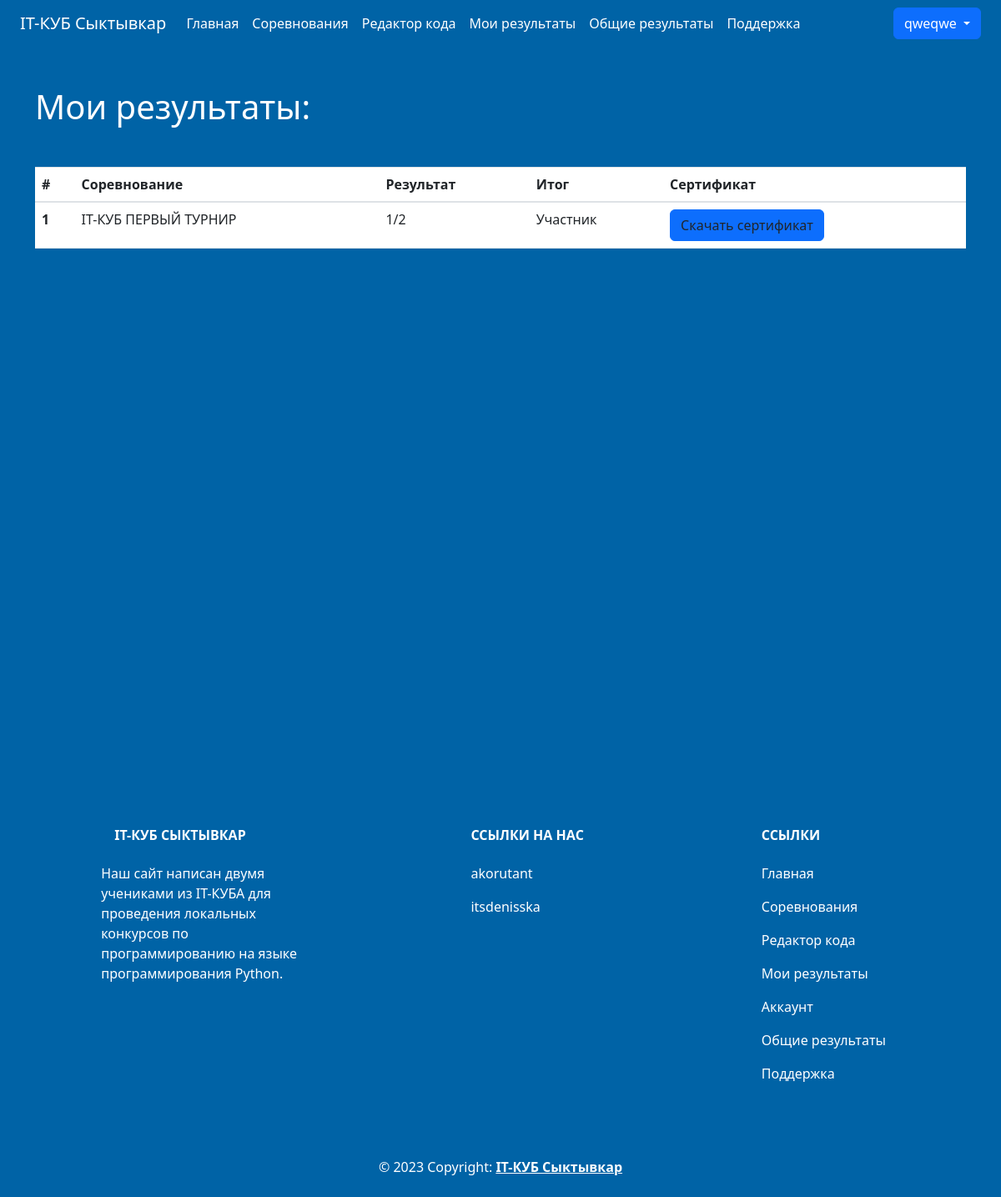
/results/2 (signed in), run on the app's committed database.
### data/users.py (models this page shows, shortened)
class User(SqlAlchemyBase, UserMixin):
    __tablename__ = 'users'
    id = sqlalchemy.Column(sqlalchemy.Integer,
                           primary_key=True, autoincrement=True)
    login = sqlalchemy.Column(sqlalchemy.String, nullable=False)
    firstname = sqlalchemy.Column(sqlalchemy.String, nullable=False)
    surname = sqlalchemy.Column(sqlalchemy.String, nullable=False)
    patronymic = sqlalchemy.Column(sqlalchemy.String, nullable=False)
    job_title = sqlalchemy.Column(sqlalchemy.String, nullable=False)
    email = sqlalchemy.Column(sqlalchemy.String,
                              index=True, unique=True, nullable=False)
    hashed_password = sqlalchemy.Column(sqlalchemy.String, nullable=False)
    count_contests = sqlalchemy.Column(sqlalchemy.Integer, nullable=False, default=0)
    count_wins = sqlalchemy.Column(sqlalchemy.Integer, nullable=False, default=0)
    avatar = sqlalchemy.Column(sqlalchemy.String, nullable=True)
    created_date = sqlalchemy.Column(sqlalchemy.DateTime,
                                     default=datetime.now)
    contest_results = orm.relationship('ContestResults', backref='user')

### data/contest_results.py (models this page shows)
class ContestResults(SqlAlchemyBase):
    __tablename__ = "contests_results"
    id = sqlalchemy.Column(sqlalchemy.Integer,
                           primary_key=True, autoincrement=True)
    student_id = sqlalchemy.Column(sqlalchemy.Integer,
                                   sqlalchemy.ForeignKey("users.id"))
    contest_id = sqlalchemy.Column(sqlalchemy.Integer,
                                   sqlalchemy.ForeignKey("contests.id"))
    complited = sqlalchemy.Column(sqlalchemy.Integer)
    count_tasks = sqlalchemy.Column(sqlalchemy.Integer)
    student = orm.relationship("User")
    contest_item = orm.relationship("Contest")

### data/contests.py (models this page shows)
class Contest(SqlAlchemyBase):
    __tablename__ = "contests"
    id = sqlalchemy.Column(sqlalchemy.Integer,
                           primary_key=True, autoincrement=True)
    title = sqlalchemy.Column(sqlalchemy.String, nullable=False, unique=True)
    description = sqlalchemy.Column(sqlalchemy.String, nullable=False)
    author_id = sqlalchemy.Column(sqlalchemy.Integer,
                                  sqlalchemy.ForeignKey("teachers.user_id"))
    join_deadline = sqlalchemy.Column(sqlalchemy.DateTime, nullable=False)
    end_deadline = sqlalchemy.Column(sqlalchemy.DateTime, nullable=False)
    teacher = orm.relationship('Teacher')
    tasks = orm.relationship('Task', secondary='contest_to_task', backref='contest')
    contest_result = orm.relationship("ContestResults", back_populates='contest_item')

### main.py (the view)
@app.route("/results/<int:user_id>")
@login_required
def user_results(user_id):
    if current_user.job_title == "student":
        db_sess = db_session.create_session()
        results_data = db_sess.query(ContestResults).filter(ContestResults.student_id == current_user.id).all()
        return render_template("user_results.html",
                               title="Результаты",
                               results=results_data)
    return redirect(url_for("index"))

### data/db_session.py (called while the page is built)
def create_session() -> Session:
    global __factory
    return __factory()

### main.py (called while the page is built)
@login_manager.user_loader
def load_user(user_id):
    db_sess = db_session.create_session()
    return db_sess.query(User).get(user_id)

### templates/user_results.html
{% extends "base.html" %} {% block content %}
{% if results %}
<h1 class="text-white mt-2">Мои результаты:</h1>
<table class="table text-white mt-5">
    <thead>
    <tr>
        <th scope="col">#</th>
        <th scope="col">Соревнование</th>
        <th scope="col">Результат</th>
        <th scope="col">Итог</th>
        <th scope="col">Сертификат</th>
    </tr>
    </thead>
    <tbody>
    {% for result in results %}
    <tr>
        <th scope="row">{{ loop.index }}</th>
        <td>{{ result.contest_item.title }}</td>
        <td>{{ result.complited }}/{{ result.count_tasks }}</td>
        <td>
            {% set a = result.complited %}
            {% set b = result.count_tasks %}
            {% if a == b %}
            Диплом I степени
            {% elif a / b * 100 | int > 80 %}
            Диплом II степени
            {% elif a / b * 100 | int > 60 %}
            Диплом III степени
            {% else %}
            Участник
            {% endif %}
        </td>
        <td>
            <a class="btn btn-primary">Скачать сертификат</a>
        </td>
    </tr>
    {% endfor %}
    </tbody>
</table>
{% else %}
<h1 class="text-white mt-5">В данный момент нет результатов</h1>
{% endif %}
{% endblock %}

### templates/base.html (shortened to what this page needs)
<!DOCTYPE html>
<html lang="ru">
<head>
    <link
            rel="stylesheet"
            href="https://stackpath.bootstrapcdn.com/bootstrap/4.4.1/css/bootstrap.min.css"
    />
    <link
            href="https://cdn.jsdelivr.net/npm/bootstrap@5.3.0-alpha3/dist/css/bootstrap.min.css"
            rel="stylesheet"
    />
    <link rel="stylesheet" href="{{ url_for('static', filename='css/style.css') }}"/>
</head>
<body class="navbar-background">
<header class="container-fluid navbar-background">
    <nav class="navbar navbar-expand-lg navbar-background">
        <div class="container-fluid">
            <a class="navbar-brand text-white" href="{{ url_for('index') }}">IT-КУБ Сыктывкар</a>
            <div
                    class="collapse navbar-collapse justify-content-between"
                    id="navbarSupportedContent"
            >
                <ul class="navbar-nav me-auto mb-2 mb-lg-0">
                    <li class="nav-item">
                        <a
                                class="nav-link active text-white"
                                aria-current="page"
                                href="{{ url_for('index') }}"
                        >Главная</a
                        >
                    </li>
                    {% if current_user.is_authenticated %}
                    {% if current_user.job_title == "teacher" %}
                    <li>
                        <a class="nav-link text-white" href="{{ url_for('contests_teacher') }}">Мои соревнования</a>
                    </li>
                    <li>
                        <a class="nav-link text-white" href="{{ url_for('tasks_add') }}">Создать задание</a>
                    </li>
                    {% else %}
                    <li>
                        <li class="nav-item">
                            <a class="nav-link text-white" href="{{ url_for('contests') }}">Соревнования</a>
                        </li>
                        <a class="nav-link text-white" href="{{ url_for('code') }}">Редактор кода</a>
                    </li>
                    <li class="nav-item">
                        <a class="nav-link text-white" href="{{ url_for('user_results', user_id=current_user.id) }}">Мои результаты</a>
                    </li>
                    {% endif %}
                    {% endif %}
                    <li>
                        <a href="{{ url_for('results') }}" class="nav-link text-white">Общие результаты</a>
                    </li>
                    <li class="nav-item">
                        <a class="nav-link text-white" href="{{ url_for('help') }}">Поддержка</a>
                    </li>
                </ul>
                <div>
                    {% if current_user.is_authenticated %}
                    <div class="btn-group dropdown-center">
                        <button type="button" class="btn btn-primary dropdown-toggle"
                                data-bs-toggle="dropdown"
                                aria-expanded="false">
                            {{ current_user.login }}
                        </button>
                    </div>
                    {% else %}
                    <a class="btn btn-primary" href="{{ url_for('login') }}">Войти</a>
                    <a class="btn btn-primary" href="{{ url_for('register') }}">Регистрация</a>
                    {% endif %}
                </div>
            </div>
        </div>
    </nav>
</header>
<main role="main" class="container content mt-5">
    {% block content %} {% endblock %}
</main>
<footer class="text-center text-lg-start navbar-background text-muted">
    <section
            class="d-flex justify-content-center justify-content-lg-between p-4"
    >
        <div class="container text-center text-md-start mt-5 text-white">
            <div class="row mt-3">
                <div class="col-md-3 col-lg-4 col-xl-3 mx-auto mb-4">
                    <h6 class="text-uppercase fw-bold mb-4">
                        IT-КУБ Сыктывкар
                    </h6>
                    <p>Наш сайт написан двумя учениками из IT-КУБА для проведения локальных конкурсов по программированию на языке программирования Python.</p>
                </div>
                <div class="col-md-2 col-lg-2 col-xl-2 mx-auto mb-4">
                    <h6 class="text-uppercase fw-bold mb-4">Ссылки на нас</h6>
                    <p>
                        <a href="https://akoru.works/" class="nav-link text-white">akorutant</a>
                    </p>
                    <p>
                        <a href="https://t.me/itsdenisska" class="nav-link text-white">itsdenisska</a>
                    </p>
                </div>
                <div class="col-md-3 col-lg-2 col-xl-2 mx-auto mb-4">
                    <h6 class="text-uppercase fw-bold mb-4">Ссылки</h6>
                    <p>
                        <a href="{{ url_for('index') }}" class="nav-link text-white">Главная</a>
                    </p>
                    {% if current_user.is_authenticated %}
                    {% if current_user.job_title == "teacher" %}
                    <p>
                        <a class="nav-link text-white" href="{{ url_for('contests_teacher') }}">Мои соревнования</a>
                    </p>
                    {% else %}
                    <p>
                        <a href="{{ url_for('contests') }}" class="nav-link text-white">Соревнования</a>
                    </p>
                    <p>
                        <a class="nav-link text-white" href="{{ url_for('code') }}">Редактор кода</a>
                    </p>
                    <p>
                        <a class="nav-link text-white" href="{{ url_for('user_results', user_id=current_user.id) }}">Мои результаты</a>
                    </p>
                    {% endif %}
                    <p>
                        <a class="nav-link text-white" href="{{ url_for('account', user_id=current_user.id) }}">Аккаунт</a>
                    </p>
                    {% endif %}
                    <p>
                        <a href="{{ url_for('results') }}" class="nav-link text-white">Общие результаты</a>
                    </p>
                    <p>
                        <a href="{{ url_for('help') }}" class="nav-link text-white">Поддержка</a>
                    </p>
                </div>
            </div>
        </div>
    </section>
    <div class="text-center p-4 text-white">
        © 2023 Copyright:
        <a class="text-reset fw-bold" href="{{ url_for('index') }}">IT-КУБ Сыктывкар</a>
    </div>
</footer>
</body>
</html>

### static/css/style.css (style rules this page uses)
.navbar-background { background-color: #0063a6; }
.content { min-height:100vh; }

### data on the page
User: login "qweqwe"
ContestResults: contest_item "IT-КУБ ПЕРВЫЙ ТУРНИР", complited "1", count_tasks "2"
